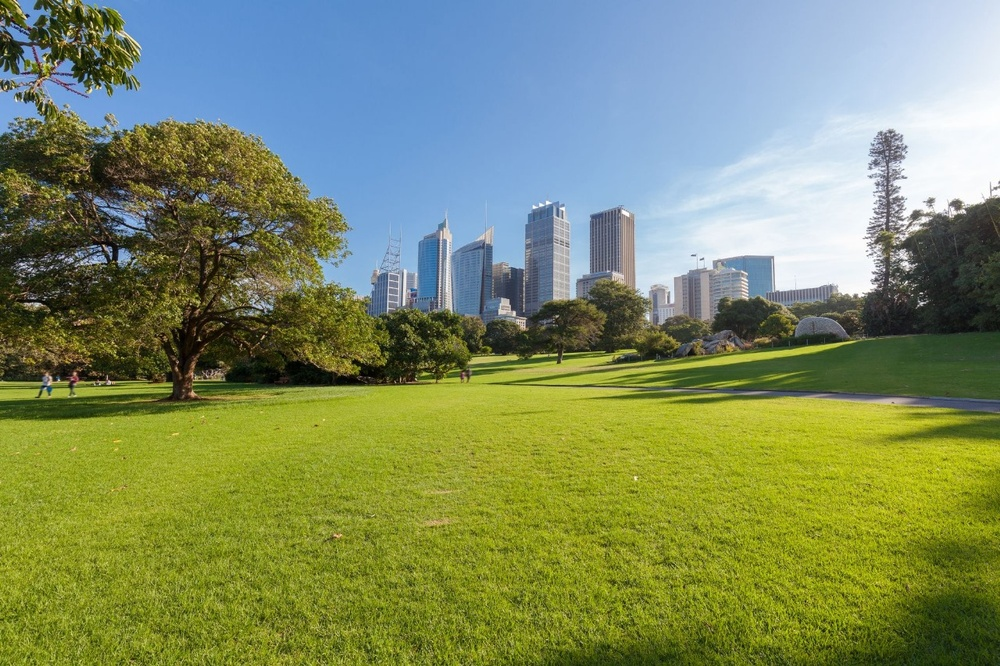
#> input picture bg.jpg, 1000 x 666 px, shrunk from 1280 x 853 before the run
$ python location.py
#> lines starting #> are read from the running program, lines starting #| are printed output that depends on the picture
#> in main, image is the input picture: shape (666, 1000, 3); mean B, G, R 98.5, 140.3, 125.6
import cv2
import numpy as np

def detect_brightest_direction(image):
    """
    Estimate light direction by locating the brightest region in the image.
    """
    gray = cv2.cvtColor(image, cv2.COLOR_BGR2GRAY)
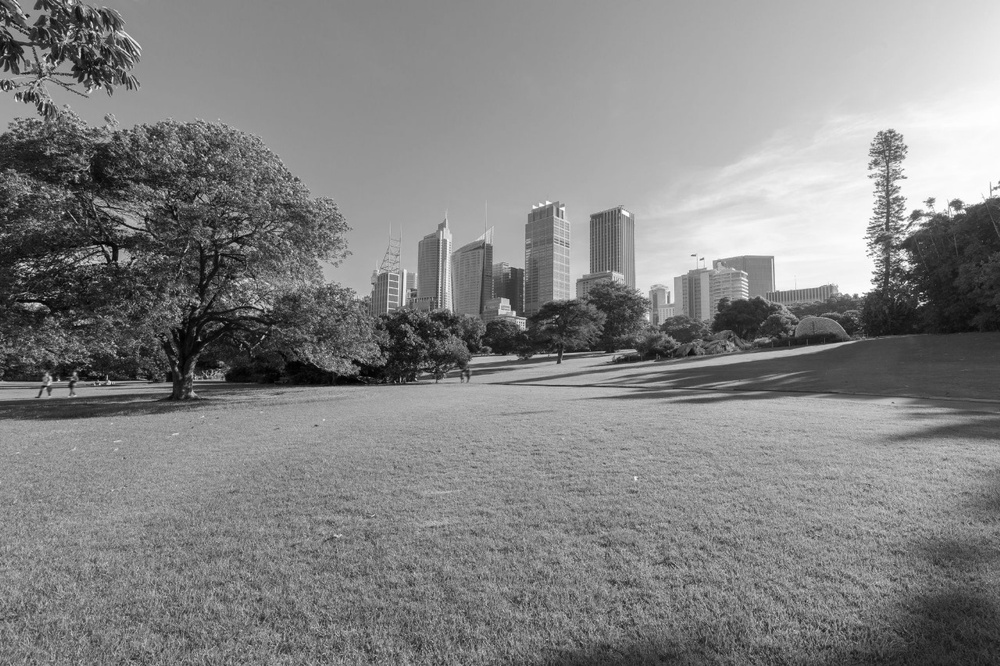
#> gray: shape (666, 1000); min 0, max 255, mean 131.1
    blurred = cv2.GaussianBlur(gray, (15, 15), 0)
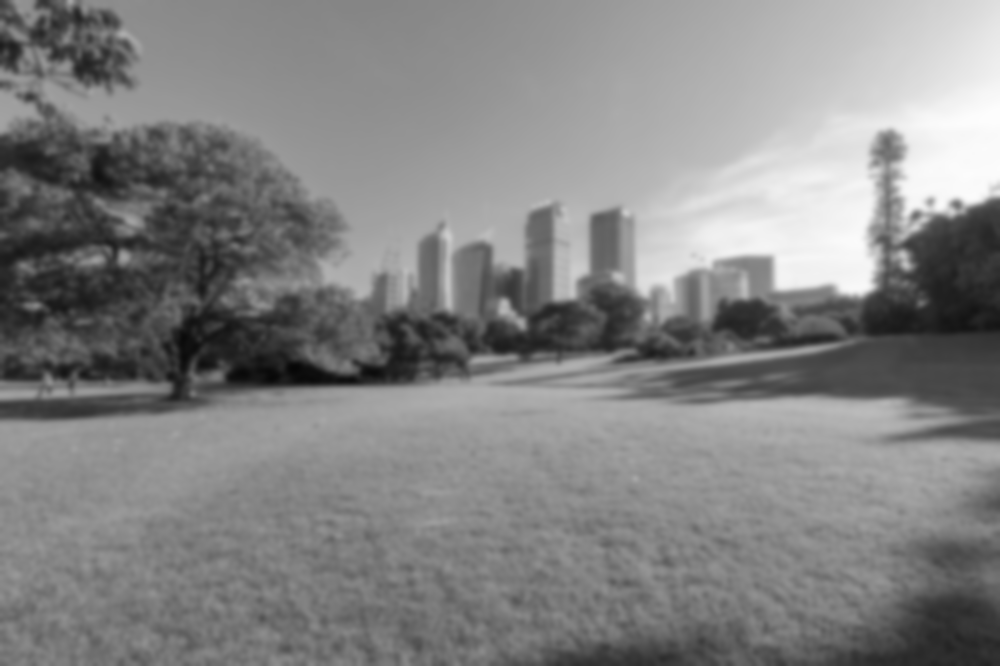
#> blurred: shape (666, 1000); min 6, max 253, mean 131.1

    # Find the location of the brightest pixel
    min_val, max_val, min_loc, max_loc = cv2.minMaxLoc(blurred)
#> min_val = 6; max_val = 253; min_loc = (292, 367); max_loc = (996, 108)
    print(f"[INFO] Brightest point: {max_loc} with intensity {max_val}")
#| [INFO] Brightest point: (996, 108) with intensity 253.0

    h, w = image.shape[:2]
#> h = 666; w = 1000
    center = (w // 2, h // 2)
#> center = (500, 333)

    dx = max_loc[0] - center[0]
#> dx = 496
    dy = max_loc[1] - center[1]
#> dy = -225

    # Normalize direction
    magnitude = np.sqrt(dx**2 + dy**2)
#> magnitude = 544.6
    if magnitude == 0:
        return (0, 0), "Unknown"

    direction = (dx / magnitude, dy / magnitude)
#> direction = (0.911, -0.413)

    # Determine source label
    angle = np.arctan2(direction[1], direction[0]) * 180 / np.pi
#> angle = -24.4
    if -45 <= angle <= 45:
        label = "Right"
    elif 45 < angle <= 135:
        label = "Bottom"
    elif angle > 135 or angle < -135:
        label = "Left"
    else:
        label = "Top"

    print(f"[INFO] Light appears to come from {label} → Direction vector: ({direction[0]:.2f}, {direction[1]:.2f})")
#| [INFO] Light appears to come from Right → Direction vector: (0.91, -0.41)
    return direction

def main():
    image_path = "bg.jpg"  # Your uploaded file
    image = cv2.imread(image_path)

    if image is None:
        print("[ERROR] Failed to load image.")
        return

    direction, label = detect_brightest_direction(image)
#> direction = 0.911; label = -0.413
    # [7 lines of commented-out code are left out]

if __name__ == "__main__":
    main()
